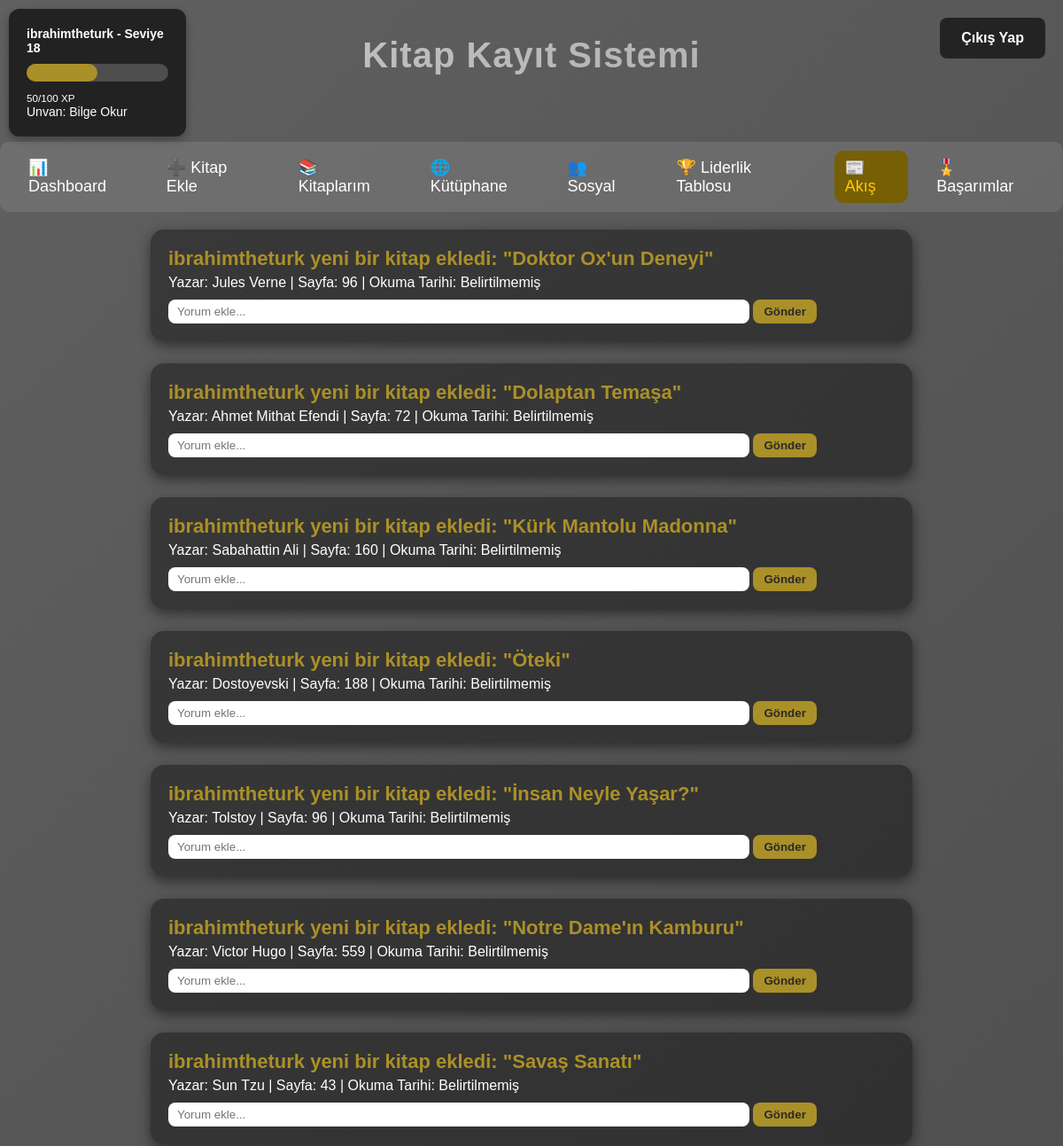
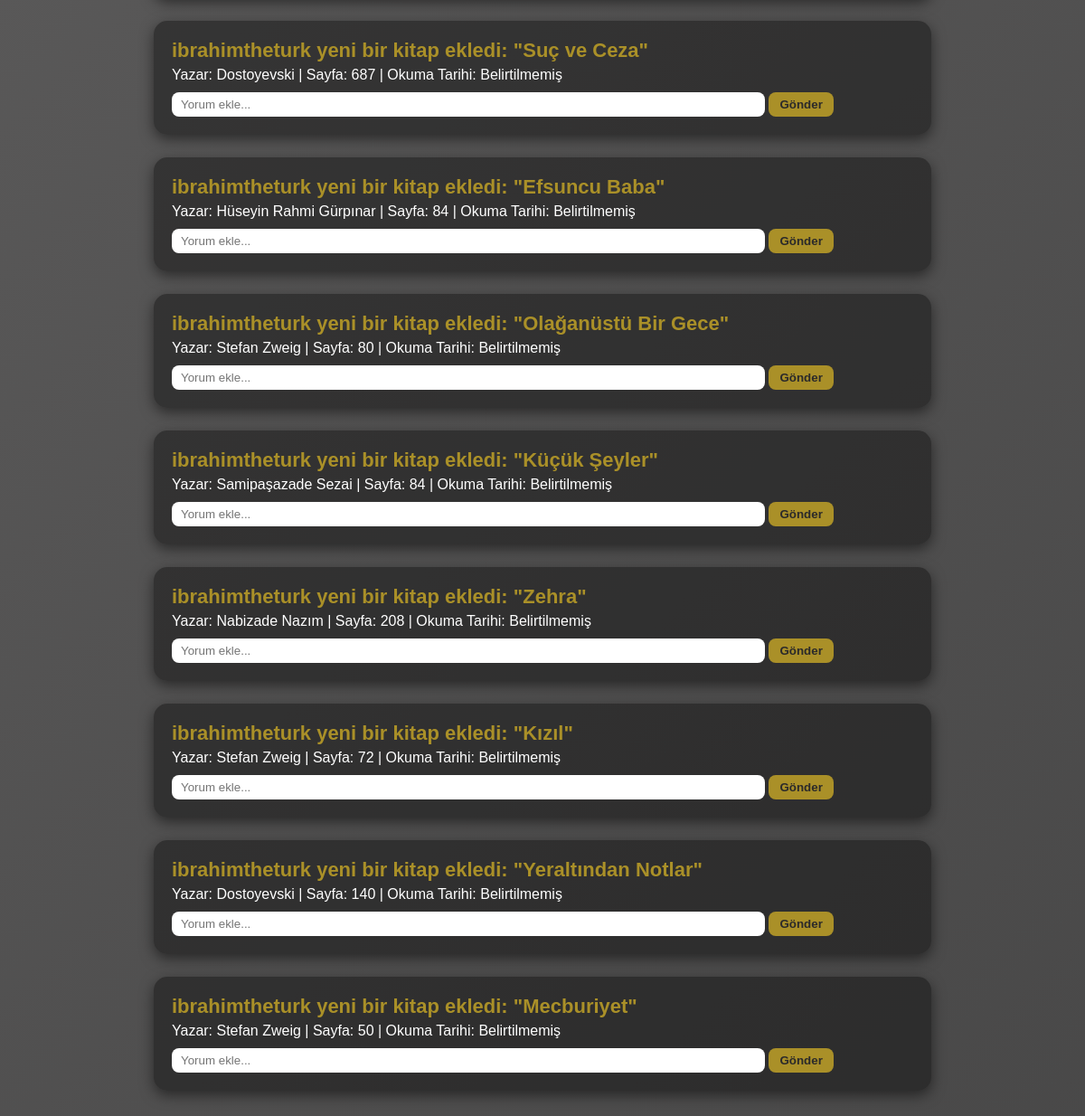
Page /feed (signed in) on the committed database (2 pictures, top to bottom).
### tables this page shows
CREATE TABLE users (
            id INTEGER PRIMARY KEY AUTOINCREMENT,
            username TEXT UNIQUE NOT NULL,
            password TEXT NOT NULL,
            email TEXT,
            xp INTEGER DEFAULT 0,
            level INTEGER DEFAULT 1,
            created_at TEXT DEFAULT CURRENT_TIMESTAMP
        );

CREATE TABLE books (
            id INTEGER PRIMARY KEY AUTOINCREMENT,
            user_id INTEGER NOT NULL,
            title TEXT NOT NULL,
            author TEXT NOT NULL,
            read_date TEXT,
            page INTEGER,
            created_at TEXT DEFAULT CURRENT_TIMESTAMP,
            FOREIGN KEY(user_id) REFERENCES users(id) ON DELETE CASCADE
        );

### app.py (the view)
@app.route("/feed", methods=["GET", "POST"])
def feed():
    if "user_id" not in session:
        flash("⚠️ Lütfen giriş yapın!", "error")
        return redirect(url_for("index"))
    user_id = session["user_id"]
    user_box = get_user_box_data(user_id)  # Kullanıcının xp, level, username vs.
    conn = get_connection()
    cursor = conn.cursor()
    cursor.execute("""
        SELECT b.id, b.title, b.author, b.page, b.read_date, b.user_id, u.username
        FROM books b
        JOIN users u ON b.user_id = u.id
        WHERE b.user_id IN (SELECT following_id FROM follows WHERE follower_id = ?) OR b.user_id = ?
        ORDER BY b.created_at DESC
    """, (user_id, user_id))
    feed_items = cursor.fetchall()
    feed_data = []
    for book in feed_items:
        book_id, title, author, page, read_date, book_user_id, username = book
        cursor.execute("""
            SELECT c.comment, u.username FROM comments c
            JOIN users u ON c.user_id = u.id
            WHERE c.book_id = ?
            ORDER BY c.created_at ASC
        """, (book_id,))
        comments = cursor.fetchall()
        feed_data.append({
            "book_id": book_id,
            "title": title,
            "author": author,
            "page": page,
            "read_date": read_date,
            "username": username,
            "comments": comments
        })
    conn.close()
    return render_template(
        "feed.html",
        user_box=user_box,   # Burada user_box’ı template’e gönderiyoruz
        xp=user_box.get("xp", 0),     # XP bilgisi
        level=user_box.get("level", 1), # Level bilgisi
        feed_data=feed_data
    )

### app.py (called while the page is built)
def get_user_box_data(user_id):
    conn = get_connection()
    cursor = conn.cursor()
    cursor.execute("SELECT username, xp, level FROM users WHERE id=?", (user_id,))
    row = cursor.fetchone()
    conn.close()
    if not row:
        return {"username": "Bilinmiyor", "xp": 0, "level": 1, "progress": 0, "user_id": user_id}
    username, xp, level = row
    progress = (xp % 100) / 100 * 100
    return {"username": username, "xp": xp, "level": level, "progress": progress, "user_id": user_id}

### database.py (called while the page is built)
def get_connection():
    return sqlite3.connect(DB_NAME)

### templates/feed.html (shortened to what this page needs)
<!DOCTYPE html>
<html lang="tr">
<head>
<link rel="stylesheet" href="{{ url_for('static', filename='style.css') }}">
</head>
<body>
<div class="user-box">
    <div class="level-box">
        <p><strong>{{ user_box.username }} - Seviye {{ user_box.level }}</strong></p>
        <div class="progress-bar">
            <div class="progress" id="progressBar"></div>
        </div>
        <small>{{ user_box.xp % 100 }}/100 XP</small>
        {% set titles = ['Acemi Okur', 'Kitap Kurdu', 'Usta Okur', 'Bilge Okur', 'Efsane Okur'] %}
        {% set title_index = ((user_box.level - 1) // 5) %}
        <p>Unvan: {{ titles[title_index if title_index < titles|length else -1] }}</p>
    </div>
</div>
<a href="/logout" class="logout-btn">Çıkış Yap</a>
<h1 class="page-title">Kitap Kayıt Sistemi</h1>
<div class="tabs">
    <a href="/dashboard" class="tab-link">📊 Dashboard</a>
    <a href="/add_book" class="tab-link">➕ Kitap Ekle</a>
    <a href="/my_books" class="tab-link">📚 Kitaplarım</a>
    <a href="/library" class="tab-link">🌐 Kütüphane</a>
    <a href="/social" class="tab-link">👥 Sosyal</a>
    <a href="/leaderboard" class="tab-link">🏆 Liderlik Tablosu</a>
    <a href="/feed" class="tab-link active">📰 Akış</a>
    <a href="/achievements" class="tab-link">🎖️ Başarımlar</a>
</div>
<div class="feed-wrapper">
    {% for item in feed_data %}
    <div class="feed-item">
        <div class="book-title" style="color: #aa9028;">{{ item.username }} yeni bir kitap ekledi: "{{ item.title }}"</div>
        <div class="book-meta">
            Yazar: {{ item.author }} | Sayfa: {{ item.page or "?" }} | Okuma Tarihi: {{ item.read_date or "Belirtilmemiş" }}
        </div>
        <div class="comment-form">
            <form method="POST" action="{{ url_for('add_comment', book_id=item.book_id) }}">
                <input type="text" name="comment" placeholder="Yorum ekle...">
                <input type="submit" value="Gönder">
            </form>
        </div>
    </div>
    {% else %}
    <p>Takip ettiğiniz kullanıcılar henüz kitap eklememiş.</p>
    {% endfor %}
</div>
</body>
</html>

### static/style.css (style rules this page uses)
* { margin: 0; padding: 0; box-sizing: border-box; font-family: "Poppins", sans-serif; }
body { height: 100%; display: block; background: linear-gradient(-45deg,#191919, #313131, #616060); background-size: 400% 400%; animation: gradientBG 10s ease infinite; padding-top: 160px; }
.page-title { position: absolute; top: 20px; width: 100%; text-align: center; font-size: 50px; font-weight: 800; letter-spacing: 1px; background: linear-gradient(-45deg,#434343, #848484, #cbcbcb); background-size: 400% 400%; -webkit-background-clip: text; -webkit-text-fill-color: transparent; animation: gradientBG 12s ease infinite, titleFade 1.5s ease-in-out; }
.logout-btn { position: absolute; top: 20px; right: 20px; background: #232323; color: white; padding: 14px 24px; border-radius: 8px; text-decoration: none; font-weight: bold; font-size: 16px; display: inline-block; transition: 0.3s; z-index: 9999; }
.tabs { display: flex !important; justify-content: center !important; align-items: center; gap: 20px !important; margin: 0px auto !important; background: rgba(255, 255, 255, 0.1); padding: 10px 20px !important; border-radius: 10px !important; }
.tab-link { color: #fff; text-decoration: none; font-size: 18px; padding: 8px 12px; border-radius: 10px; transition: background 0.3s; }
.tab-link.active, .tab-link:hover { background-color: #765f05; color: #2B2A2A; }
.tab-link.active { color: #ffcc00; }
.user-box { position: fixed; top: 10px; left: 10px; background: #222; color: #fff; padding: 20px; border-radius: 12px; width: 200px; box-shadow: 0 4px 10px rgba(0,0,0,0.3); z-index: 999; font-size: 14px; }
.progress-bar { width: 100%; background: rgba(255,255,255,0.2); border-radius: 10px; margin: 10px 0; height: 20px; }
.progress { height: 100%; background: #aa9028; border-radius: 10px; }

### templates/feed.html (style rules this page uses)
body { background-color: #2B2A2A; color: #fff; font-family: 'Poppins', sans-serif; }
.page-title { text-align: center; font-size: 40px; margin: 20px 0; color: #aa9028; }
.feed-wrapper { max-width: 900px; margin: auto; padding: 20px; }
.feed-item { background-color: rgba(0,0,0,0.4); margin-bottom: 25px; padding: 20px; border-radius: 15px; box-shadow: 0 5px 15px rgba(0,0,0,0.5); }
.book-title { font-size: 22px; font-weight: bold; }
.book-meta { font-size: 16px; margin: 5px 0 10px 0; }
.comment-form input[type="text"] { width: 80%; padding: 6px 10px; border-radius: 8px; border: none; }
.comment-form input[type="submit"] { padding: 6px 12px; border: none; border-radius: 8px; background-color: #aa9028; color: #2B2A2A; font-weight: bold; cursor: pointer; }

### rows in the picture
users: username "ibrahimtheturk", level "18", user_box.xp%100 "50"
books: username "ibrahimtheturk", title "Doktor Ox'un Deneyi", author "Jules Verne", page "96", read_date "Belirtilmemiş"
books: username "ibrahimtheturk", title "Dolaptan Temaşa", author "Ahmet Mithat Efendi", page "72", read_date "Belirtilmemiş"
books: username "ibrahimtheturk", title "Kürk Mantolu Madonna", author "Sabahattin Ali", page "160", read_date "Belirtilmemiş"
books: username "ibrahimtheturk", title "Öteki", author "Dostoyevski", page "188", read_date "Belirtilmemiş"
books: username "ibrahimtheturk", title "İnsan Neyle Yaşar?", author "Tolstoy", page "96", read_date "Belirtilmemiş"
books: username "ibrahimtheturk", title "Notre Dame'ın Kamburu", author "Victor Hugo", page "559", read_date "Belirtilmemiş"
books: username "ibrahimtheturk", title "Savaş Sanatı", author "Sun Tzu", page "43", read_date "Belirtilmemiş"
books: username "ibrahimtheturk", title "Suç ve Ceza", author "Dostoyevski", page "687", read_date "Belirtilmemiş"
books: username "ibrahimtheturk", title "Efsuncu Baba", author "Hüseyin Rahmi Gürpınar", page "84", read_date "Belirtilmemiş"
books: username "ibrahimtheturk", title "Olağanüstü Bir Gece", author "Stefan Zweig", page "80", read_date "Belirtilmemiş"
books: username "ibrahimtheturk", title "Küçük Şeyler", author "Samipaşazade Sezai", page "84", read_date "Belirtilmemiş"
books: username "ibrahimtheturk", title "Zehra", author "Nabizade Nazım", page "208", read_date "Belirtilmemiş"
books: username "ibrahimtheturk", title "Kızıl", author "Stefan Zweig", page "72", read_date "Belirtilmemiş"
books: username "ibrahimtheturk", title "Yeraltından Notlar", author "Dostoyevski", page "140", read_date "Belirtilmemiş"
books: username "ibrahimtheturk", title "Mecburiyet", author "Stefan Zweig", page "50", read_date "Belirtilmemiş"

### other values in the picture
{{ titles[title_index if title_index < titles|length else -1] }} "Bilge Okur"
